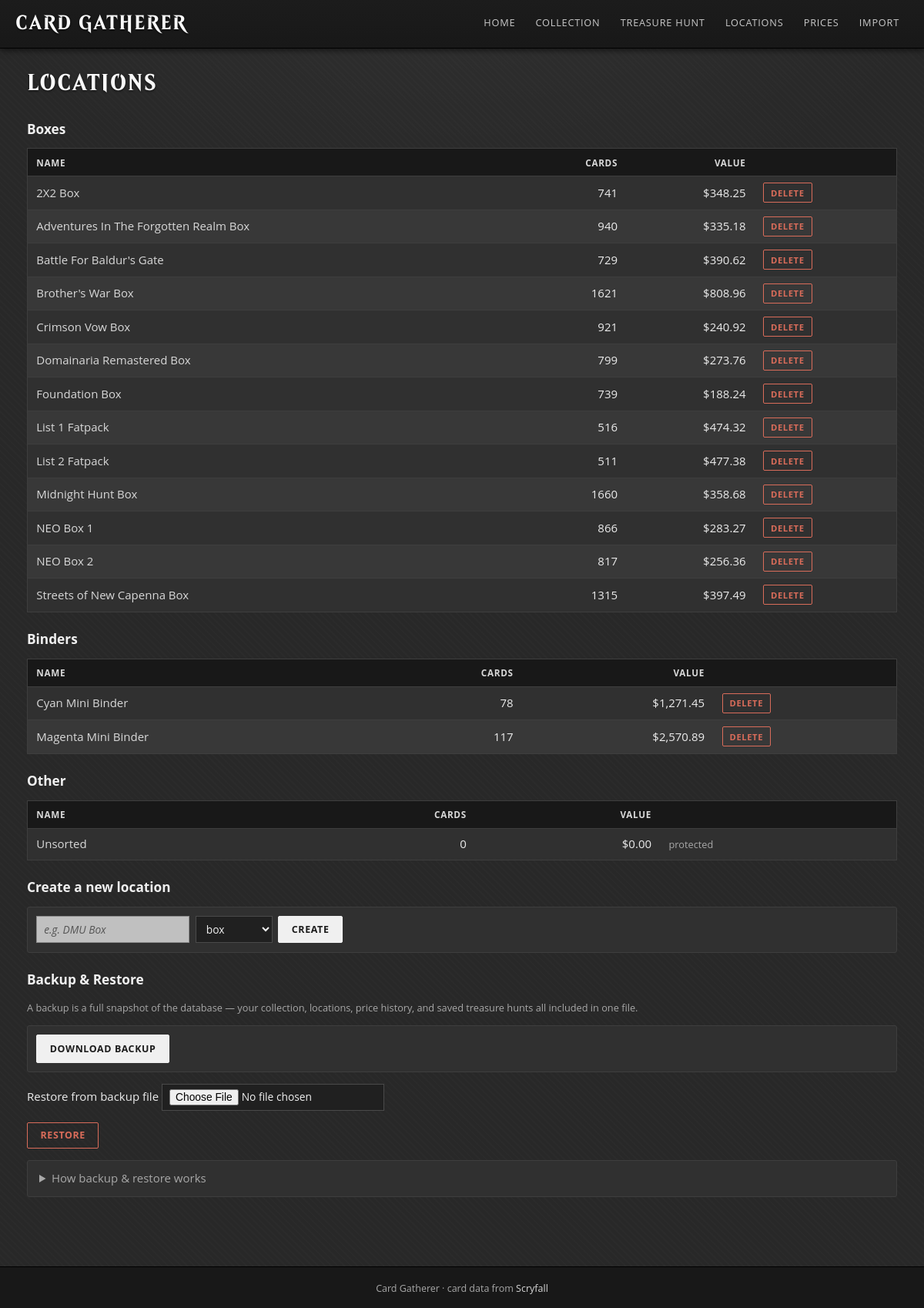
/locations, run on the app's committed database.
### tables this page shows
CREATE TABLE locations (
                id INTEGER PRIMARY KEY AUTOINCREMENT,
                name TEXT NOT NULL UNIQUE,
                kind TEXT,
                notes TEXT,
                created_date TEXT
            );

### web.py (the view)
@app.route("/locations")
def locations_list():
    locs = list_locations(with_counts=True)
    for l in locs:
        rows = get_collection(location_id=l["id"])
        v = 0.0
        for r in rows:
            price = r["price_usd_foil"] if r["finish"] == "foil" else r["price_usd"]
            if price:
                v += price * r["quantity"]
        l["value"] = v
    return render_template("locations.html", locations=locs, kinds=KINDS)

### src/db.py (called while the page is built)
def _ensure_data_dir():
    os.makedirs(_DATA_DIR, exist_ok=True)
    if os.path.exists(DB_PATH):
        return
    for legacy in _LEGACY_DB_PATHS:
        if os.path.exists(legacy):
            shutil.move(legacy, DB_PATH)
            return

@contextmanager
def get_conn():
    _ensure_data_dir()
    conn = sqlite3.connect(DB_PATH)
    conn.row_factory = sqlite3.Row
    conn.execute("PRAGMA foreign_keys = ON")
    try:
        yield conn
        conn.commit()
    finally:
        conn.close()

### web.py (called while the page is built)
@app.template_filter("usd")
def usd_filter(value):
    if value is None:
        return "—"
    return f"${value:,.2f}"

### templates/locations.html (shortened to what this page needs)
{% extends "base.html" %}
{% block content %}
<h1>Locations</h1>
{% set kind_labels = {'box': 'Boxes', 'binder': 'Binders', 'deck_box': 'Deck Boxes', 'shelf': 'Shelves', 'other': 'Other'} %}
{% set ns = namespace(current_kind=None, open=False) %}
{% for l in locations %}
  {% set this_kind = l.kind if l.kind in kind_labels else 'other' %}
  {% if this_kind != ns.current_kind %}
    {% if ns.open %}
  </tbody>
</table>
    {% endif %}
    {% set ns.current_kind = this_kind %}
    {% set ns.open = True %}
<h2 class="loc-group">{{ kind_labels[this_kind] }}</h2>
<table class="data-table">
  <thead>
    <tr><th>Name</th><th class="num">Cards</th><th class="num">Value</th><th></th></tr>
  </thead>
  <tbody>
  {% endif %}
    <tr>
      <td><a href="{{ url_for('location_detail', loc_id=l.id) }}">{{ l.name }}</a></td>
      <td class="num">{{ l.total_cards }}</td>
      <td class="num">{{ l.value | usd }}</td>
      <td class="actions">
        {% if l.id != 1 %}
          <form method="post" action="{{ url_for('locations_delete', loc_id=l.id) }}" style="display:inline">
            <button class="btn small danger" type="submit"
                    onclick="return confirm('Delete {{ l.name }}? Cards will move to Unsorted.')">Delete</button>
          </form>
        {% else %}
          <span class="muted small">protected</span>
        {% endif %}
      </td>
    </tr>
{% endfor %}
{% if ns.open %}
  </tbody>
</table>
{% endif %}
<h2>Create a new location</h2>
<form class="filter-bar" method="post" action="{{ url_for('locations_create') }}">
  <input type="text" name="name" placeholder="e.g. DMU Box" required>
  <select name="kind">
    {% for k in kinds %}
      <option value="{{ k }}" {% if k == 'box' %}selected{% endif %}>{{ k }}</option>
    {% endfor %}
  </select>
  <button class="btn primary" type="submit">Create</button>
</form>
<h2>Backup &amp; Restore</h2>
<p class="muted small">A backup is a full snapshot of the database — your collection, locations, price history, and saved treasure hunts all included in one file.</p>
<div class="filter-bar">
  <a class="btn primary" href="{{ url_for('locations_backup') }}">Download Backup</a>
</div>
<form class="big-form" method="post" action="{{ url_for('locations_restore') }}"
      enctype="multipart/form-data"
      onsubmit="return confirm('Restoring will replace your ENTIRE current collection with the contents of this backup file. A safety copy of what you have now will be saved first, but this cannot be undone from the app. Continue?')">
  <p>
    <label>Restore from backup file</label>
    <input type="file" name="backupfile" accept=".db" required>
  </p>
  <p>
    <button class="btn danger" type="submit">Restore</button>
  </p>
</form>
<details class="help">
  <summary>How backup &amp; restore works</summary>
</details>
{% endblock %}

### templates/base.html (shortened to what this page needs)
<!doctype html>
<html lang="en">
<head>
  <link rel="stylesheet" href="{{ url_for('static', filename='style.css') }}">
</head>
<body>
  <header>
    <nav>
      <a class="brand" href="{{ url_for('home') }}">Card Gatherer</a>
      <ul class="nav-links">
        <li><a href="{{ url_for('home') }}">Home</a></li>
        <li><a href="{{ url_for('collection_browse') }}">Collection</a></li>
        <li><a href="{{ url_for('treasure_hunt') }}">Treasure Hunt</a></li>
        <li><a href="{{ url_for('locations_list') }}">Locations</a></li>
        <li><a href="{{ url_for('prices_page') }}">Prices</a></li>
        <li><a href="{{ url_for('import_page') }}">Import</a></li>
      </ul>
    </nav>
  </header>
  <main>
    {% block content %}{% endblock %}
  </main>
  <footer>
    <small>Card Gatherer · card data from <a href="https://scryfall.com" target="_blank">Scryfall</a></small>
  </footer>
</body>
</html>

### data on the page
locations: kind "Boxes", name "2X2 Box", total_cards "741", value "$348.25"
locations: name "Adventures In The Forgotten Realm Box", total_cards "940", value "$335.18"
locations: name "Battle For Baldur's Gate", total_cards "729", value "$390.62"
locations: name "Brother's War Box", total_cards "1621", value "$808.96"
locations: name "Crimson Vow Box", total_cards "921", value "$240.92"
locations: name "Domainaria Remastered Box", total_cards "799", value "$273.76"
locations: name "Foundation Box", total_cards "739", value "$188.24"
locations: name "List 1 Fatpack", total_cards "516", value "$474.32"
locations: name "List 2 Fatpack", total_cards "511", value "$477.38"
locations: name "Midnight Hunt Box", total_cards "1660", value "$358.68"
locations: name "NEO Box 1", total_cards "866", value "$283.27"
locations: name "NEO Box 2", total_cards "817", value "$256.36"
locations: name "Streets of New Capenna Box", total_cards "1315", value "$397.49"
locations: kind "Binders", name "Cyan Mini Binder", total_cards "78", value "$1,271.45"
locations: name "Magenta Mini Binder", total_cards "117", value "$2,570.89"
locations: kind "Other", name "Unsorted", total_cards "0", value "$0.00", shows "protected"

### other printed values
form field kind "box"
